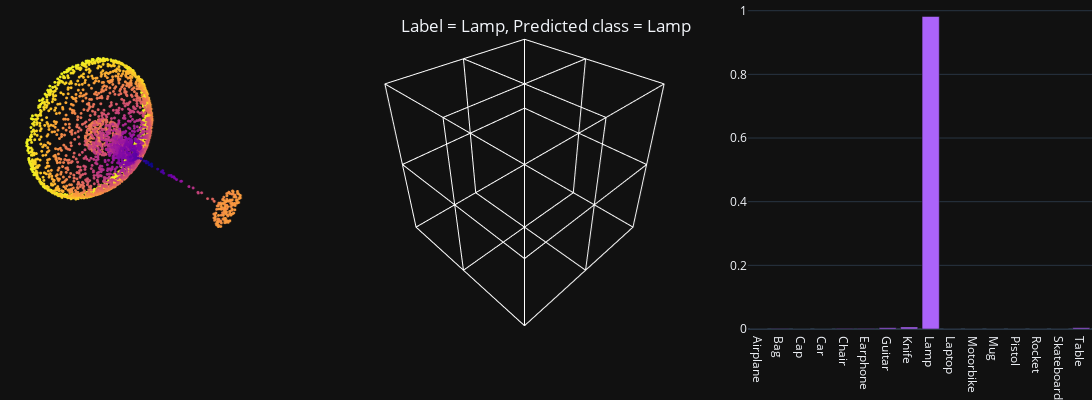

Notebook source saved alongside this figure:
### Code cell
points = test_sample['points']
voxel_indices = test_sample['voxel_coords']

pc_plots = plot_pc_data3d(x=points[:,0], y=points[:,1], z=points[:,2])
voxel_corners = get_voxel_corners(voxel_indices, voxel_size=vsize_xyz, pc_range=coors_range_xyz)
voxel_generator_plots = plot_bboxes_3d(voxel_corners, box_colors=['white'] * len(voxel_corners))
title = f"Label = {test_sample['class_name']}, Predicted class = {predicted_class_name}"


fig = make_subplots(rows=1, cols=3, specs=[[{"type": "scatter3d"}, {"type": "scatter3d"}, {}]], column_widths=[0.35, 0.35, 0.4])
fig.update_layout(template="plotly_dark", scene=PCD_SCENE, scene2=PCD_SCENE, height = 400, width = 1200,
                title=title, title_x=0.5, title_y=0.95, margin=dict(r=0, b=0, l=0, t=0))    

fig.add_trace(pc_plots, row=1, col=1)
for trace in voxel_generator_plots:        
    fig.add_trace(trace, row=1, col=2)
fig.add_trace(go.Bar(x=list(class_name_id_map.keys()), y=pred_class_probs, showlegend=False), row=1, col=3)

fig.show()
show_gif(filename, format='png')

### Figure 1 — Plotly figure (JSON) as saved in the notebook; plotly's stock layout.template omitted (floating-point values rounded to 4 significant figures; data arrays with more than 128 entries replaced by an {"elided": "..."} marker saying what was removed)
{"data": [{"hoverinfo": "skip", "marker": {"color": {"elided": "2552 float values"}, "opacity": 1, "size": 1}, "mode": "markers", "scene": "scene", "showlegend": false, "type": "scatter3d", "x": {"elided": "2552 float values"}, "y": {"elided": "2552 float values"}, "z": {"elided": "2552 float values"}}, {"hoverinfo": "skip", "marker": {"color": "white", "opacity": 1, "size": 1}, "mode": "lines", "scene": "scene2", "showlegend": false, "type": "scatter3d", "x": [0.5, 0.5, 0.5, 0.5], "y": [0, 0.5, 0.5, 0], "z": [0.5, 0.5, 0, 0]}, {"hoverinfo": "skip", "marker": {"color": "white", "opacity": 1, "size": 1}, "mode": "lines", "scene": "scene2", "showlegend": false, "type": "scatter3d", "x": [0, 0.5, 0.5, 0], "y": [0, 0, 0, 0], "z": [0.5, 0.5, 0, 0]}, {"hoverinfo": "skip", "marker": {"color": "white", "opacity": 1, "size": 1}, "mode": "lines", "scene": "scene2", "showlegend": false, "type": "scatter3d", "x": [0, 0, 0, 0], "y": [0.5, 0, 0, 0.5], "z": [0.5, 0.5, 0, 0]}, {"hoverinfo": "skip", "marker": {"color": "white", "opacity": 1, "size": 1}, "mode": "lines", "scene": "scene2", "showlegend": false, "type": "scatter3d", "x": [0.5, 0, 0, 0.5], "y": [0.5, 0.5, 0.5, 0.5], "z": [0.5, 0.5, 0, 0]}, {"hoverinfo": "skip", "marker": {"color": "white", "opacity": 1, "size": 1}, "mode": "lines", "scene": "scene2", "showlegend": false, "type": "scatter3d", "x": [0, 0, 0, 0], "y": [0, 0.5, 0.5, 0], "z": [0.5, 0.5, 0, 0]}, {"hoverinfo": "skip", "marker": {"color": "white", "opacity": 1, "size": 1}, "mode": "lines", "scene": "scene2", "showlegend": false, "type": "scatter3d", "x": [-0.5, 0, 0, -0.5], "y": [0, 0, 0, 0], "z": [0.5, 0.5, 0, 0]}, {"hoverinfo": "skip", "marker": {"color": "white", "opacity": 1, "size": 1}, "mode": "lines", "scene": "scene2", "showlegend": false, "type": "scatter3d", "x": [-0.5, -0.5, -0.5, -0.5], "y": [0.5, 0, 0, 0.5], "z": [0.5, 0.5, 0, 0]}, {"hoverinfo": "skip", "marker": {"color": "white", "opacity": 1, "size": 1}, "mode": "lines", "scene": "scene2", "showlegend": false, "type": "scatter3d", "x": [0, -0.5, -0.5, 0], "y": [0.5, 0.5, 0.5, 0.5], "z": [0.5, 0.5, 0, 0]}, {"hoverinfo": "skip", "marker": {"color": "white", "opacity": 1, "size": 1}, "mode": "lines", "scene": "scene2", "showlegend": false, "type": "scatter3d", "x": [0, 0, 0, 0], "y": [-0.5, 0, 0, -0.5], "z": [0.5, 0.5, 0, 0]}, {"hoverinfo": "skip", "marker": {"color": "white", "opacity": 1, "size": 1}, "mode": "lines", "scene": "scene2", "showlegend": false, "type": "scatter3d", "x": [-0.5, 0, 0, -0.5], "y": [-0.5, -0.5, -0.5, -0.5], "z": [0.5, 0.5, 0, 0]}, {"hoverinfo": "skip", "marker": {"color": "white", "opacity": 1, "size": 1}, "mode": "lines", "scene": "scene2", "showlegend": false, "type": "scatter3d", "x": [-0.5, -0.5, -0.5, -0.5], "y": [0, -0.5, -0.5, 0], "z": [0.5, 0.5, 0, 0]}, {"hoverinfo": "skip", "marker": {"color": "white", "opacity": 1, "size": 1}, "mode": "lines", "scene": "scene2", "showlegend": false, "type": "scatter3d", "x": [0, -0.5, -0.5, 0], "y": [0, 0, 0, 0], "z": [0.5, 0.5, 0, 0]}, {"hoverinfo": "skip", "marker": {"color": "white", "opacity": 1, "size": 1}, "mode": "lines", "scene": "scene2", "showlegend": false, "type": "scatter3d", "x": [0.5, 0.5, 0.5, 0.5], "y": [-0.5, 0, 0, -0.5], "z": [0.5, 0.5, 0, 0]}, {"hoverinfo": "skip", "marker": {"color": "white", "opacity": 1, "size": 1}, "mode": "lines", "scene": "scene2", "showlegend": false, "type": "scatter3d", "x": [0, 0.5, 0.5, 0], "y": [-0.5, -0.5, -0.5, -0.5], "z": [0.5, 0.5, 0, 0]}, {"hoverinfo": "skip", "marker": {"color": "white", "opacity": 1, "size": 1}, "mode": "lines", "scene": "scene2", "showlegend": false, "type": "scatter3d", "x": [0, 0, 0, 0], "y": [0, -0.5, -0.5, 0], "z": [0.5, 0.5, 0, 0]}, {"hoverinfo": "skip", "marker": {"color": "white", "opacity": 1, "size": 1}, "mode": "lines", "scene": "scene2", "showlegend": false, "type": "scatter3d", "x": [0.5, 0, 0, 0.5], "y": [0, 0, 0, 0], "z": [0.5, 0.5, 0, 0]}, {"hoverinfo": "skip", "marker": {"color": "white", "opacity": 1, "size": 1}, "mode": "lines", "scene": "scene2", "showlegend": false, "type": "scatter3d", "x": [0.5, 0.5, 0.5, 0.5], "y": [-0.5, 0, 0, -0.5], "z": [0, 0, -0.5, -0.5]}, {"hoverinfo": "skip", "marker": {"color": "white", "opacity": 1, "size": 1}, "mode": "lines", "scene": "scene2", "showlegend": false, "type": "scatter3d", "x": [0, 0.5, 0.5, 0], "y": [-0.5, -0.5, -0.5, -0.5], "z": [0, 0, -0.5, -0.5]}, {"hoverinfo": "skip", "marker": {"color": "white", "opacity": 1, "size": 1}, "mode": "lines", "scene": "scene2", "showlegend": false, "type": "scatter3d", "x": [0, 0, 0, 0], "y": [0, -0.5, -0.5, 0], "z": [0, 0, -0.5, -0.5]}, {"hoverinfo": "skip", "marker": {"color": "white", "opacity": 1, "size": 1}, "mode": "lines", "scene": "scene2", "showlegend": false, "type": "scatter3d", "x": [0.5, 0, 0, 0.5], "y": [0, 0, 0, 0], "z": [0, 0, -0.5, -0.5]}, {"hoverinfo": "skip", "marker": {"color": "white", "opacity": 1, "size": 1}, "mode": "lines", "scene": "scene2", "showlegend": false, "type": "scatter3d", "x": [0, 0, 0, 0], "y": [-0.5, 0, 0, -0.5], "z": [0, 0, -0.5, -0.5]}, {"hoverinfo": "skip", "marker": {"color": "white", "opacity": 1, "size": 1}, "mode": "lines", "scene": "scene2", "showlegend": false, "type": "scatter3d", "x": [-0.5, 0, 0, -0.5], "y": [-0.5, -0.5, -0.5, -0.5], "z": [0, 0, -0.5, -0.5]}, {"hoverinfo": "skip", "marker": {"color": "white", "opacity": 1, "size": 1}, "mode": "lines", "scene": "scene2", "showlegend": false, "type": "scatter3d", "x": [-0.5, -0.5, -0.5, -0.5], "y": [0, -0.5, -0.5, 0], "z": [0, 0, -0.5, -0.5]}, {"hoverinfo": "skip", "marker": {"color": "white", "opacity": 1, "size": 1}, "mode": "lines", "scene": "scene2", "showlegend": false, "type": "scatter3d", "x": [0, -0.5, -0.5, 0], "y": [0, 0, 0, 0], "z": [0, 0, -0.5, -0.5]}, {"hoverinfo": "skip", "marker": {"color": "white", "opacity": 1, "size": 1}, "mode": "lines", "scene": "scene2", "showlegend": false, "type": "scatter3d", "x": [0.5, 0.5, 0.5, 0.5], "y": [0, 0.5, 0.5, 0], "z": [0, 0, -0.5, -0.5]}, {"hoverinfo": "skip", "marker": {"color": "white", "opacity": 1, "size": 1}, "mode": "lines", "scene": "scene2", "showlegend": false, "type": "scatter3d", "x": [0, 0.5, 0.5, 0], "y": [0, 0, 0, 0], "z": [0, 0, -0.5, -0.5]}, {"hoverinfo": "skip", "marker": {"color": "white", "opacity": 1, "size": 1}, "mode": "lines", "scene": "scene2", "showlegend": false, "type": "scatter3d", "x": [0, 0, 0, 0], "y": [0.5, 0, 0, 0.5], "z": [0, 0, -0.5, -0.5]}, {"hoverinfo": "skip", "marker": {"color": "white", "opacity": 1, "size": 1}, "mode": "lines", "scene": "scene2", "showlegend": false, "type": "scatter3d", "x": [0.5, 0, 0, 0.5], "y": [0.5, 0.5, 0.5, 0.5], "z": [0, 0, -0.5, -0.5]}, {"hoverinfo": "skip", "marker": {"color": "white", "opacity": 1, "size": 1}, "mode": "lines", "scene": "scene2", "showlegend": false, "type": "scatter3d", "x": [0, 0, 0, 0], "y": [0, 0.5, 0.5, 0], "z": [0, 0, -0.5, -0.5]}, {"hoverinfo": "skip", "marker": {"color": "white", "opacity": 1, "size": 1}, "mode": "lines", "scene": "scene2", "showlegend": false, "type": "scatter3d", "x": [-0.5, 0, 0, -0.5], "y": [0, 0, 0, 0], "z": [0, 0, -0.5, -0.5]}, {"hoverinfo": "skip", "marker": {"color": "white", "opacity": 1, "size": 1}, "mode": "lines", "scene": "scene2", "showlegend": false, "type": "scatter3d", "x": [-0.5, -0.5, -0.5, -0.5], "y": [0.5, 0, 0, 0.5], "z": [0, 0, -0.5, -0.5]}, {"hoverinfo": "skip", "marker": {"color": "white", "opacity": 1, "size": 1}, "mode": "lines", "scene": "scene2", "showlegend": false, "type": "scatter3d", "x": [0, -0.5, -0.5, 0], "y": [0.5, 0.5, 0.5, 0.5], "z": [0, 0, -0.5, -0.5]}, {"showlegend": false, "type": "bar", "x": ["Airplane", "Bag", "Cap", "Car", "Chair", "Earphone", "Guitar", "Knife", "Lamp", "Laptop", "Motorbike", "Mug", "Pistol", "Rocket", "Skateboard", "Table"], "xaxis": "x", "y": [1.657e-05, 0.0004866, 8.382e-05, 5.395e-05, 0.001736, 0.001287, 0.004028, 0.006234, 0.982, 9.005e-06, 2.569e-05, 5.888e-05, 6.903e-05, 3.8e-05, 3.697e-05, 0.003887], "yaxis": "y"}], "layout": {"height": 400, "margin": {"b": 0, "l": 0, "r": 0, "t": 0}, "scene": {"aspectmode": "data", "domain": {"x": [0, 0.2758], "y": [0, 1]}, "xaxis": {"visible": false}, "yaxis": {"visible": false}, "zaxis": {"visible": false}}, "scene2": {"aspectmode": "data", "domain": {"x": [0.3424, 0.6182], "y": [0, 1]}, "xaxis": {"visible": false}, "yaxis": {"visible": false}, "zaxis": {"visible": false}}, "title": {"text": "Label = Lamp, Predicted class = Lamp", "x": 0.5, "y": 0.95}, "width": 1200, "xaxis": {"anchor": "y", "domain": [0.6848, 1.0]}, "yaxis": {"anchor": "x", "domain": [0, 1]}}}
